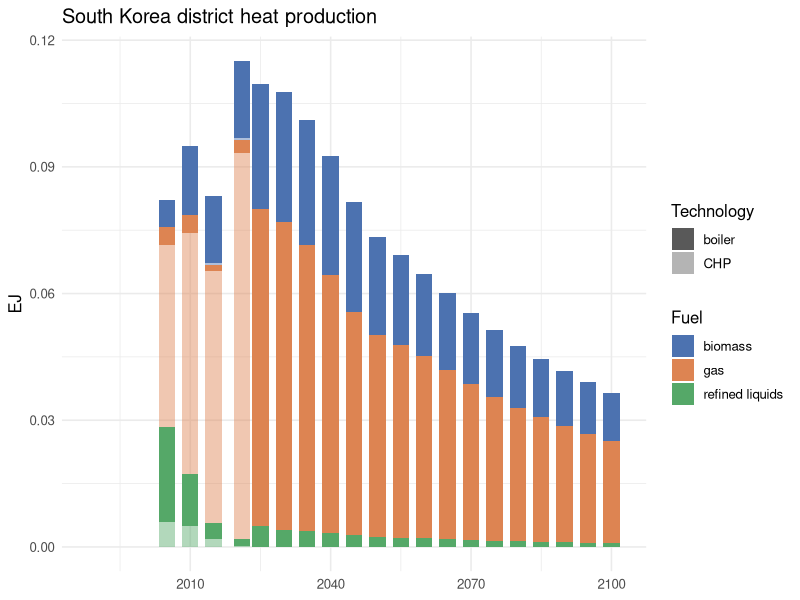
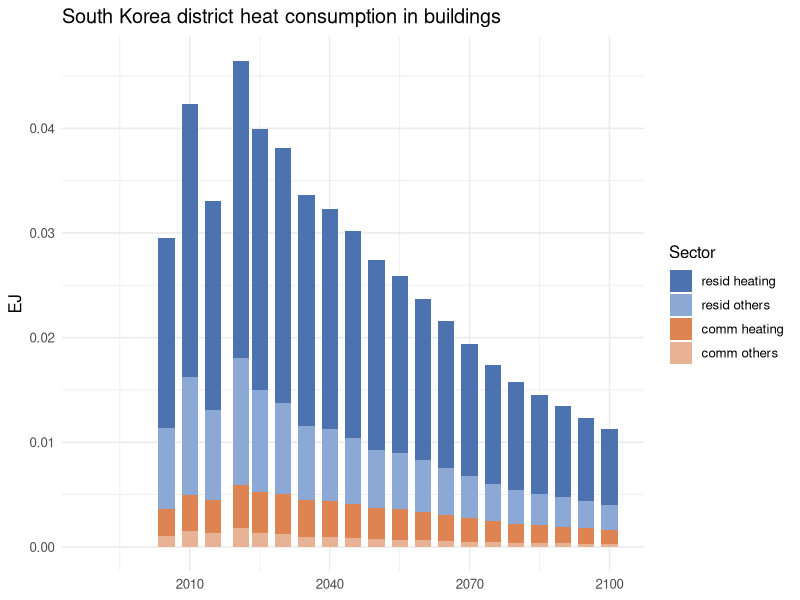

Recreate these plots in R, in order.
## ---- chunk 1
#| label: load-data
library(tidyverse)

prod <- read_csv("data/district_heat_production_by_tech.csv", show_col_types = FALSE) |>
  filter(year != 2020) |>
  mutate(
    fuel = factor(fuel, levels = c("biomass", "gas", "refined liquids")),
    type = factor(type, levels = c("boiler", "CHP")),
    year = as.integer(year)
  )

cons <- read_csv("data/district_heat_consumption_by_sector.csv", show_col_types = FALSE) |>
  filter(year != 2020) |>
  mutate(
    sector = factor(sector, levels = c("resid heating", "resid others", "comm heating", "comm others")),
    year = as.integer(year)
  )
## ---- chunk 2
#| label: fig-production
#| fig-cap: "South Korea district heat production by fuel (color) and technology (boiler = solid, CHP = faded)"
fuel_colors <- c("biomass" = "#4C72B0", "gas" = "#DD8452", "refined liquids" = "#55A868")

ggplot(prod, aes(x = year, y = EJ, fill = fuel, alpha = type)) +
  geom_col(position = "stack", width = 3.5) +
  scale_fill_manual(values = fuel_colors) +
  scale_alpha_manual(values = c("boiler" = 1, "CHP" = 0.45)) +
  labs(
    x = NULL, y = "EJ",
    title = "South Korea district heat production",
    fill = "Fuel", alpha = "Technology"
  ) +
  theme_minimal(base_size = 12)
## ---- chunk 3
#| label: fig-consumption
#| fig-cap: "South Korea district heat consumption in buildings, by sector"
sector_colors <- c(
  "resid heating" = "#4C72B0",
  "resid others" = "#8CA9D6",
  "comm heating" = "#DD8452",
  "comm others" = "#E8B294"
)

ggplot(cons, aes(x = year, y = EJ, fill = sector)) +
  geom_col(position = "stack", width = 3.5) +
  scale_fill_manual(values = sector_colors) +
  labs(
    x = NULL, y = "EJ",
    title = "South Korea district heat consumption in buildings",
    fill = "Sector"
  ) +
  theme_minimal(base_size = 12)
